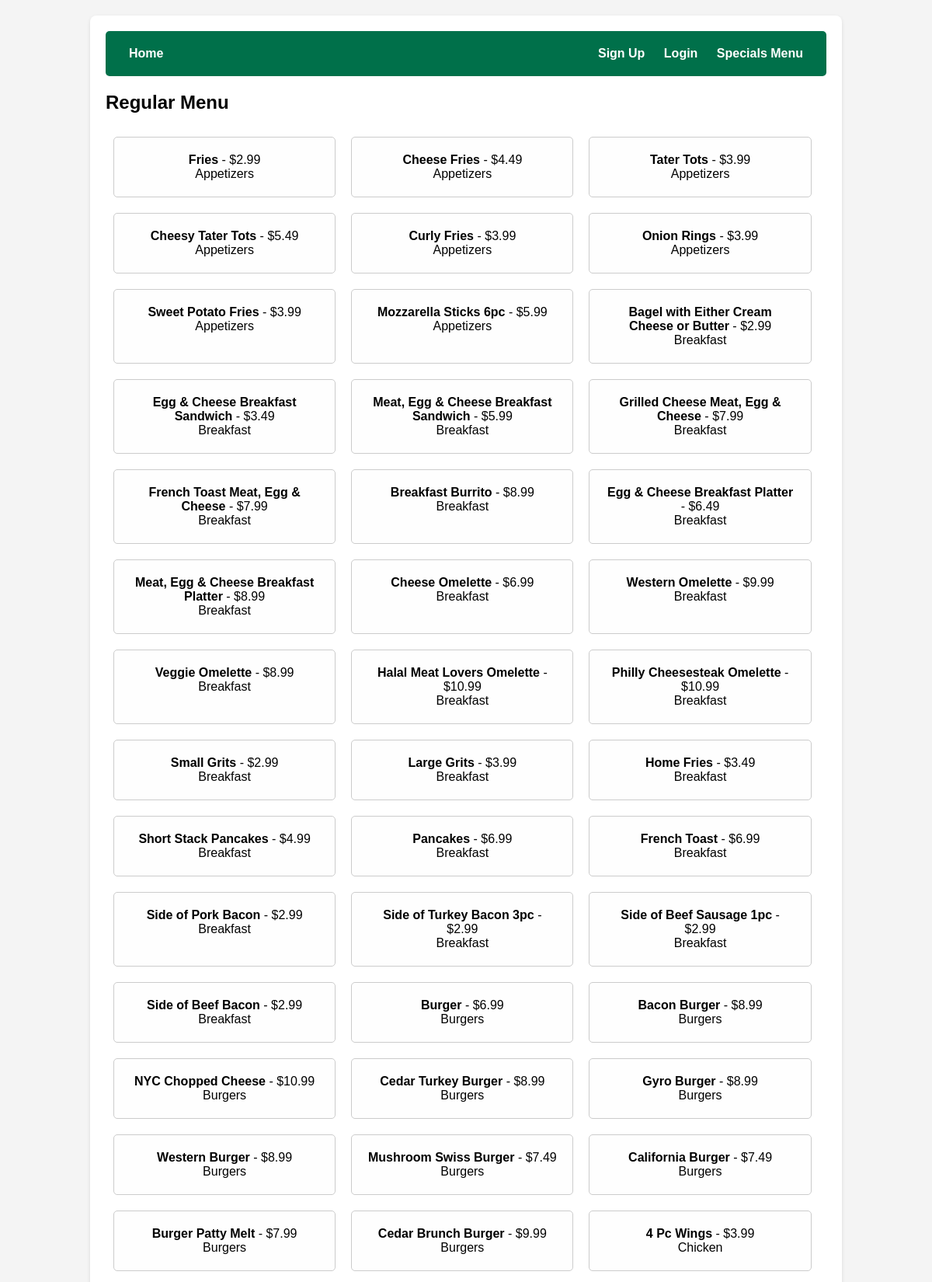
The page /menu (upper part) on the database its author committed.
### cedar_2/cedar 2/app.py (models this page shows)
class Food(db.Model):
    foodID = db.Column(db.Integer, primary_key=True)
    name = db.Column(db.String(100), nullable=False)
    price = db.Column(db.Float, nullable=False)
    category = db.Column(db.String(100), nullable=False)

### cedar_2/cedar 2/app.py (the view)
@app.route('/menu')
def menu():
    food_items = Food.query.order_by(Food.category).all()
    return render_template('menu.html', food_items=food_items)

### cedar_2/cedar 2/templates/menu.html (shortened to what this page needs)
<!DOCTYPE html>
<html lang="en">
<head>
</head>
<body>
    <div class="content-container">
        <div class="navbar">
            <a href="/">Home</a>
            <div>
                <a href="/signup">Sign Up</a>
                <a href="/login">Login</a>
                <a href="/specials">Specials Menu</a>
            </div>
        </div>
        <h2>Regular Menu</h2>
        <ul id="menu-list">
            {% for food in food_items %}
            <li id="item-{{ food.foodID }}">
                <strong>{{ food.name }}</strong> - ${{ food.price }}
                <div>{{ food.category }}</div>
            </li>
            {% endfor %}
        </ul>
    </div>
</body>
</html>

### cedar_2/cedar 2/templates/menu.html (style rules this page uses)
body { display: flex; justify-content: center; background-color: #f4f4f4; font-family: 'Arial', sans-serif; margin: 0; padding: 20px; }
.content-container { width: 80%; background-color: #fff; padding: 20px; border-radius: 8px; box-shadow: 0 2px 5px rgba(0,0,0,0.1); }
.navbar { background-color: #00704A; padding: 10px 20px; display: flex; justify-content: space-between; align-items: center; color: white; border-radius: 5px; margin-bottom: 20px; }
.navbar a { color: white; text-decoration: none; padding: 10px; font-weight: bold; }
#menu-list { display: flex; flex-wrap: wrap; padding: 0; list-style-type: none; justify-content: flex-start; }
#menu-list li { border: 1px solid #ccc; margin: 10px; width: calc(33% - 20px); box-sizing: border-box; text-align: center; font-size: 16px; position: relative; background-color: #fefefe; padding: 20px; border-radius: 5px; }

### rows shown on the page
Food: name "Fries", price "2.99", category "Appetizers"
Food: name "Cheese Fries", price "4.49", category "Appetizers"
Food: name "Tater Tots", price "3.99", category "Appetizers"
Food: name "Cheesy Tater Tots", price "5.49", category "Appetizers"
Food: name "Curly Fries", price "3.99", category "Appetizers"
Food: name "Onion Rings", price "3.99", category "Appetizers"
Food: name "Sweet Potato Fries", price "3.99", category "Appetizers"
Food: name "Mozzarella Sticks 6pc", price "5.99", category "Appetizers"
Food: name "Bagel with Either Cream Cheese or Butter", price "2.99", category "Breakfast"
Food: name "Egg & Cheese Breakfast Sandwich", price "3.49", category "Breakfast"
Food: name "Meat, Egg & Cheese Breakfast Sandwich", price "5.99", category "Breakfast"
Food: name "Grilled Cheese Meat, Egg & Cheese", price "7.99", category "Breakfast"
Food: name "French Toast Meat, Egg & Cheese", price "7.99", category "Breakfast"
Food: name "Breakfast Burrito", price "8.99", category "Breakfast"
Food: name "Egg & Cheese Breakfast Platter", price "6.49", category "Breakfast"
Food: name "Meat, Egg & Cheese Breakfast Platter", price "8.99", category "Breakfast"
Food: name "Cheese Omelette", price "6.99", category "Breakfast"
Food: name "Western Omelette", price "9.99", category "Breakfast"
Food: name "Veggie Omelette", price "8.99", category "Breakfast"
Food: name "Halal Meat Lovers Omelette", price "10.99", category "Breakfast"
Food: name "Philly Cheesesteak Omelette", price "10.99", category "Breakfast"
Food: name "Small Grits", price "2.99", category "Breakfast"
Food: name "Large Grits", price "3.99", category "Breakfast"
Food: name "Home Fries", price "3.49", category "Breakfast"
Food: name "Short Stack Pancakes", price "4.99", category "Breakfast"
Food: name "Pancakes", price "6.99", category "Breakfast"
Food: name "French Toast", price "6.99", category "Breakfast"
Food: name "Side of Pork Bacon", price "2.99", category "Breakfast"
Food: name "Side of Turkey Bacon 3pc", price "2.99", category "Breakfast"
Food: name "Side of Beef Sausage 1pc", price "2.99", category "Breakfast"
Food: name "Side of Beef Bacon", price "2.99", category "Breakfast"
Food: name "Burger", price "6.99", category "Burgers"
Food: name "Bacon Burger", price "8.99", category "Burgers"
Food: name "NYC Chopped Cheese", price "10.99", category "Burgers"
Food: name "Cedar Turkey Burger", price "8.99", category "Burgers"
Food: name "Gyro Burger", price "8.99", category "Burgers"
Food: name "Western Burger", price "8.99", category "Burgers"
Food: name "Mushroom Swiss Burger", price "7.49", category "Burgers"
Food: name "California Burger", price "7.49", category "Burgers"
Food: name "Burger Patty Melt", price "7.99", category "Burgers"
Food: name "Cedar Brunch Burger", price "9.99", category "Burgers"
Food: name "4 Pc Wings", price "3.99", category "Chicken"
